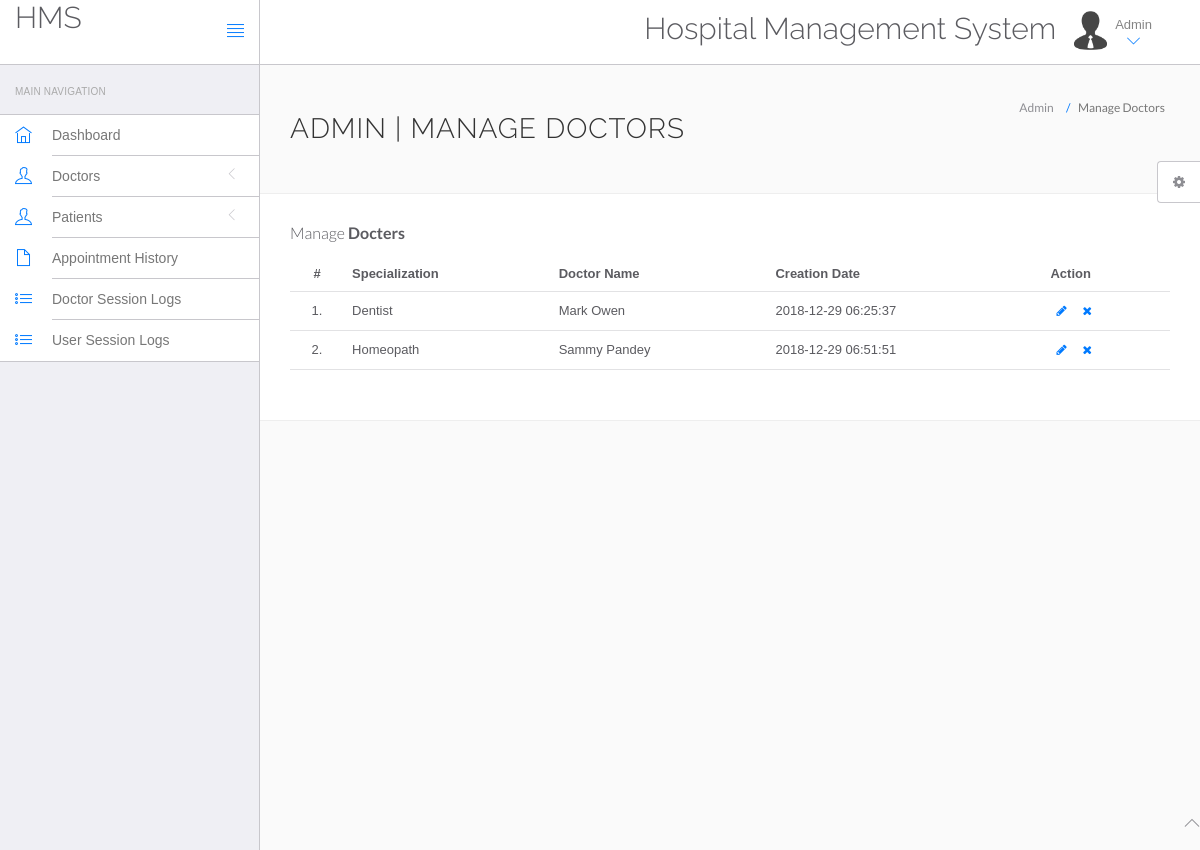
The page /hms/admin/manage-doctors.php (signed in) on the database its author committed.
### tables this page shows
CREATE TABLE IF NOT EXISTS `doctors` (
  `id` int(11) NOT NULL,
  `specilization` varchar(255) NOT NULL,
  `doctorName` varchar(255) NOT NULL,
  `address` longtext NOT NULL,
  `docFees` varchar(255) NOT NULL,
  `contactno` bigint(11) NOT NULL,
  `docEmail` varchar(255) NOT NULL,
  `password` varchar(255) NOT NULL,
  `creationDate` timestamp NOT NULL DEFAULT CURRENT_TIMESTAMP,
  `updationDate` varchar(255) NOT NULL
);

### hms/admin/manage-doctors.php (the view, shortened to what this page needs)
<?php
include('include/config.php');
?>
<!DOCTYPE html>
<html lang="en">
	<head>
		<link rel="stylesheet" href="vendor/bootstrap/css/bootstrap.min.css">
		<link rel="stylesheet" href="vendor/fontawesome/css/font-awesome.min.css">
		<link rel="stylesheet" href="vendor/themify-icons/themify-icons.min.css">
		<link href="vendor/animate.css/animate.min.css" rel="stylesheet" media="screen">
		<link href="vendor/perfect-scrollbar/perfect-scrollbar.min.css" rel="stylesheet" media="screen">
		<link href="vendor/switchery/switchery.min.css" rel="stylesheet" media="screen">
		<link href="vendor/bootstrap-touchspin/jquery.bootstrap-touchspin.min.css" rel="stylesheet" media="screen">
		<link href="vendor/select2/select2.min.css" rel="stylesheet" media="screen">
		<link href="vendor/bootstrap-datepicker/bootstrap-datepicker3.standalone.min.css" rel="stylesheet" media="screen">
		<link href="vendor/bootstrap-timepicker/bootstrap-timepicker.min.css" rel="stylesheet" media="screen">
		<link rel="stylesheet" href="assets/css/styles.css">
		<link rel="stylesheet" href="assets/css/plugins.css">
		<link rel="stylesheet" href="assets/css/themes/theme-1.css" id="skin_color" />
	</head>
	<body>
		<div id="app">
<?php include('include/sidebar.php');?>
			<div class="app-content">
						<?php include('include/header.php');?>
				<div class="main-content" >
					<div class="wrap-content container" id="container">
						<section id="page-title">
							<div class="row">
								<div class="col-sm-8">
									<h1 class="mainTitle">Admin | Manage Doctors</h1>
																	</div>
								<ol class="breadcrumb">
									<li>
										<span>Admin</span>
									</li>
									<li class="active">
										<span>Manage Doctors</span>
									</li>
								</ol>
							</div>
						</section>
						<div class="container-fluid container-fullw bg-white">
									<div class="row">
								<div class="col-md-12">
									<h5 class="over-title margin-bottom-15">Manage <span class="text-bold">Docters</span></h5>
									<table class="table table-hover" id="sample-table-1">
										<thead>
											<tr>
												<th class="center">#</th>
												<th>Specialization</th>
												<th class="hidden-xs">Doctor Name</th>
												<th>Creation Date </th>
												<th>Action</th>
											</tr>
										</thead>
										<tbody>
<?php
$sql=mysqli_query($con,"select * from doctors");
$cnt=1;
while($row=mysqli_fetch_array($sql))
{
?>
											<tr>
												<td class="center"><?php echo $cnt;?>.</td>
												<td class="hidden-xs"><?php echo $row['specilization'];?></td>
												<td><?php echo $row['doctorName'];?></td>
												<td><?php echo $row['creationDate'];?>
												</td>
												<td >
												<div class="visible-md visible-lg hidden-sm hidden-xs">
							<a href="edit-doctor.php?id=<?php echo $row['id'];?>" class="btn btn-transparent btn-xs" tooltip-placement="top" tooltip="Edit"><i class="fa fa-pencil"></i></a>
	<a href="manage-doctors.php?id=<?php echo $row['id']?>&del=delete" onClick="return confirm('Are you sure you want to delete?')"class="btn btn-transparent btn-xs tooltips" tooltip-placement="top" tooltip="Remove"><i class="fa fa-times fa fa-white"></i></a>
												</div>
												</td>
											</tr>
											<?php
$cnt=$cnt+1;
											 }?>
										</tbody>
									</table>
								</div>
							</div>
								</div>
							</div>
						</div>
					</div>
				</div>
	<?php include('include/footer.php');?>
	<?php include('include/setting.php');?>
	</body>
</html>

### hms/admin/assets/css/themes/theme-1.css (style rules this page uses)
body { background: #FAFAFA; }

### rows shown on the page
doctors: specilization "Dentist", doctorName "Mark Owen", creationDate "2018-12-29 06:25:37"
doctors: specilization "Homeopath", doctorName "Sammy Pandey", creationDate "2018-12-29 06:51:51"
